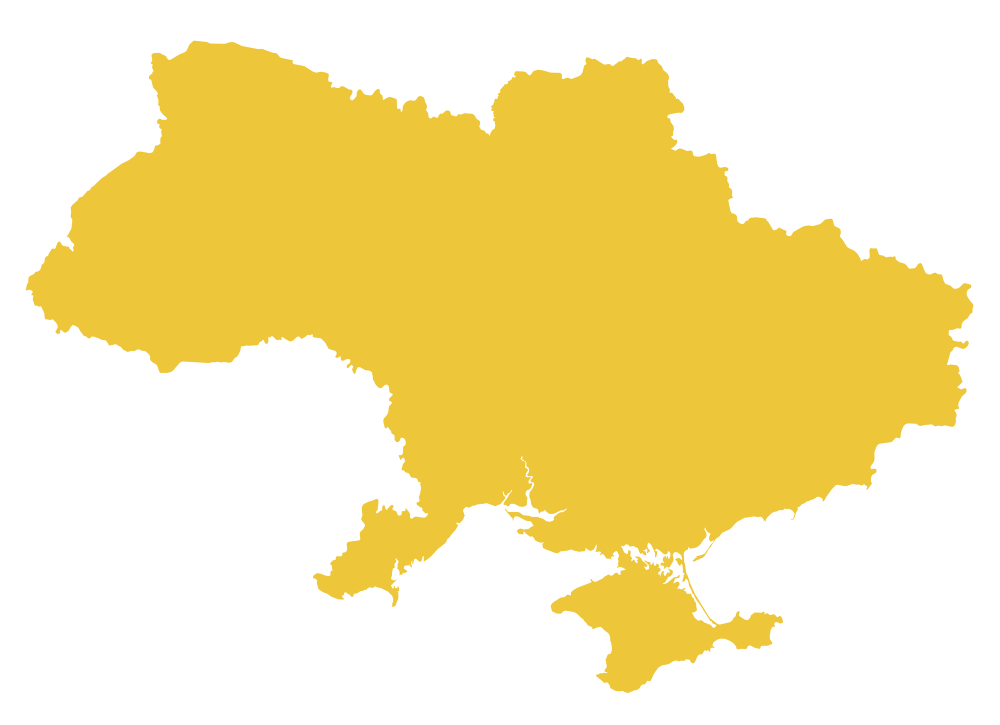
#> input picture assets/ukraine.png, 2000 x 1450 px, found by its file name (shown at 1/2 size)
$ jupyter execute --allow-errors word_map.ipynb   (shell and % lines are left out)
#> lines starting #> are read from the running program, lines starting #| are printed output that depends on the picture
[cell 1]
import os
import datetime
import colab_env

from newscatcherapi import NewsCatcherApiClient
from wordcloud import WordCloud, STOPWORDS

from PIL import Image
from scipy.ndimage import gaussian_gradient_magnitude
import pandas as pd
import numpy as np
import matplotlib.pyplot as plt

[cell 2]
colab_env.envvar_handler.envload()
#> (this line was passed over: colab_env is not available in this run)
searched_topic = 'Ukraine'
api_key = os.getenv("NEWSCATCHER_API_KEY")

#> (a cell that did not finish here is left out)

[cell 4]
titles = []
#> (the rest of this cell did not finish here and is left out)

[cell 5]
title_words = ''
stopwords = set(STOPWORDS)

[cell 6]
for val in titles:
    tokens = val.split()
    for i in range(len(tokens)):
        tokens[i] = tokens[i].lower()
    title_words += " ".join(tokens)+" "

### WordCloud

#> (a cell that did not finish here is left out)

### WordCloud на карте

[cell 8]
d = os.path.dirname(__file__) if "__file__" in locals() else os.getcwd()
color = np.array(Image.open(os.path.join(d, "/content/gdrive/MyDrive/Colab Notebooks/word-map/assets/ukraine.png")))
#> color is the input picture: shape (1450, 2000, 3); mean R, G, B 247.4, 231, 171.5
color = color[::1, ::1]

mask = color.copy()
mask[mask.sum(axis=2) == 0] = 255

edges = np.mean([gaussian_gradient_magnitude(color[:, :, i] / 255., 2) for i in range(3)], axis=0)
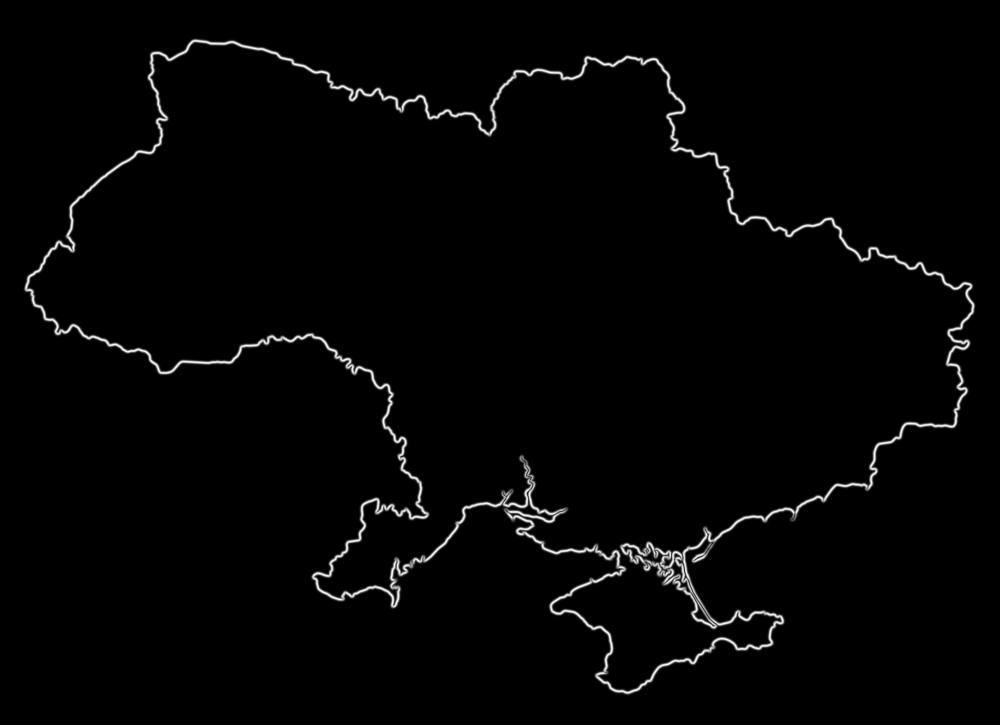
#> edges: shape (1450, 2000) float64 (shown at 1/2 size); min 0, max 0.0708, mean 0.00119; drawn with min black and max white
mask[edges > .08] = 255

#> (the rest of this cell did not finish here and is left out)
